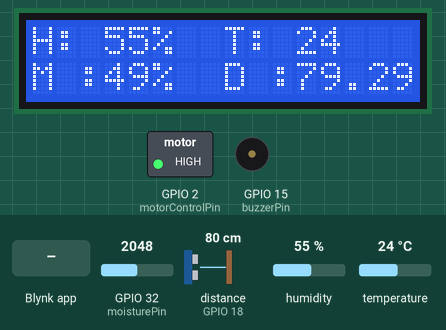
Simulated run of this sketch. Board: ESP32. Shown: 16×2 character LCD, switched loads named in the sketch (green lamp = pin HIGH), buzzer (waves = sounding, pin HIGH). Wiring (inferred from the names in the program): ultrasonic range finder: trigger GPIO 5; echo GPIO 18. The test bench sets the inputs (shaded band); at power-on: distance to the obstacle (sensor on GPIO 18) 80 cm, GPIO 32 (moisturePin) = 2048, humidity 55 %, temperature 24 °C. The echo pulse lasts 58.3 µs per cm; pins used as bus, display or sensor lines are not drawn; what the sketch prints to the serial monitor is not drawn.

Above: at 4.6 s.
4.7 s: distance to the obstacle (sensor on GPIO 18) set to 7 cm
At 7.2 s:
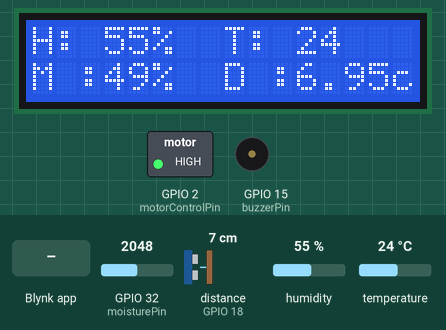
14.6 s: distance to the obstacle (sensor on GPIO 18) set to 4 cm
At 19.8 s:
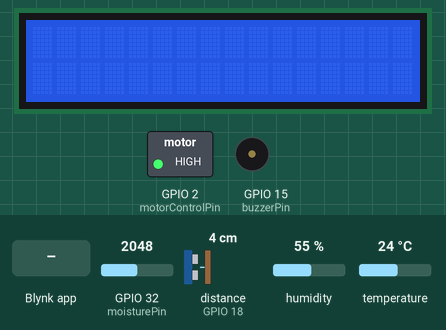
23.4 s: GPIO 32 (moisturePin) set to 3972
At 24.4 s:
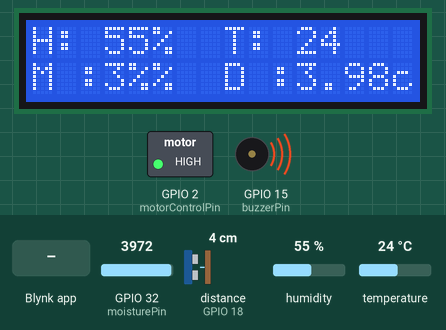
26.0 s: Blynk app writes 0 to V0
At 27.5 s:
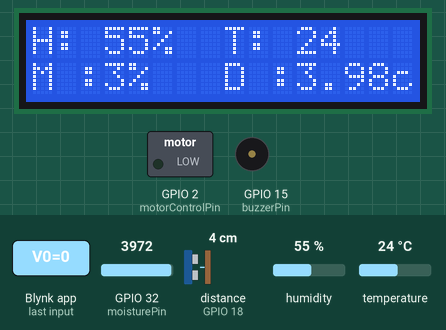
27.9 s: humidity set to 22 %
At 28.3 s:
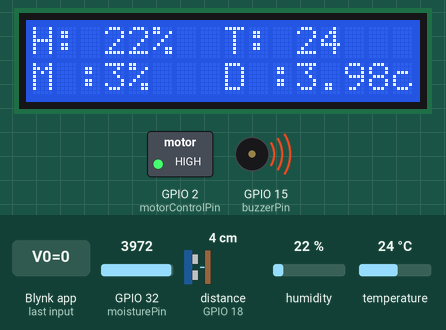
29.5 s: temperature set to 12 °C
At 33.0 s:
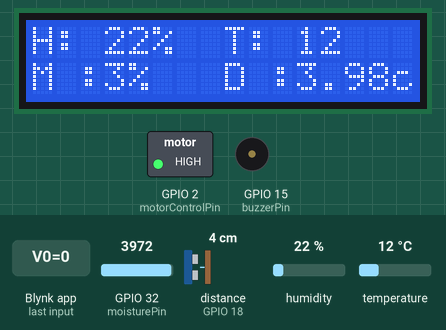
Timing chart, 0 to 34.5 s (numbered marks = the images above; inputs shaded):
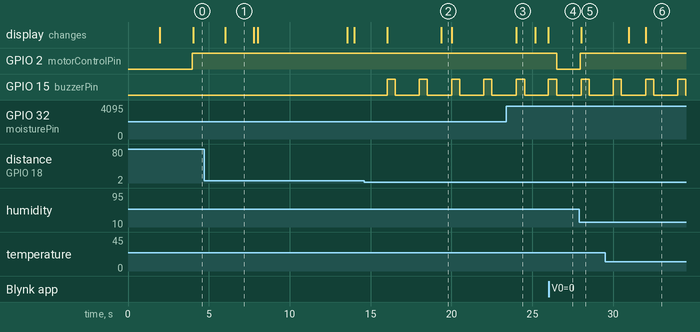

The sketch:

finalCode.ino
```cpp
#define BLYNK_TEMPLATE_ID "TMPL6YpEK4W37"
#define BLYNK_TEMPLATE_NAME "switch"

#define BLYNK_FIRMWARE_VERSION        "0.1.0"
#define BLYNK_PRINT Serial
#define APP_DEBUG

#include "BlynkEdgent.h"

#include "DHT.h"
#include <LiquidCrystal_I2C.h>

#define DHTPIN 4
#define DHTTYPE DHT11
DHT dht(DHTPIN, DHTTYPE);

// Pins
const int trigPin = 5;
const int echoPin = 18;
const int buzzerPin = 15;
const int moisturePin = 32; //the analog pin
const int motorControlPin = 2;

// LCD
const int lcdColumns = 16;
const int lcdRows = 2;
LiquidCrystal_I2C lcd(0x27, lcdColumns, lcdRows);

// Constants
#define SOUND_SPEED 0.034
int soilMoisture;
BlynkTimer timer; //create an object named timer of class BlynkTimer

// Function prototypes
void setup();
void readTemperatureAndHumidity();
void displayTemperatureAndHumidity(float temperature, float humidity);
void ultrasonicSensor();
void moistureSensor();

void setup()
{
  Serial.begin(115200);

  delay(100);
  BlynkEdgent.begin();

  Serial.println(F("DHTxx test!"));

  pinMode(motorControlPin, OUTPUT);
  digitalWrite(motorControlPin, LOW);

  pinMode(moisturePin, INPUT);
  pinMode(buzzerPin, OUTPUT);
  pinMode(trigPin, OUTPUT);
  pinMode(echoPin, INPUT);

  dht.begin();
  lcd.init();
  lcd.backlight();

  timer.setInterval(2000L, moistureSensor); //timer will run every two secs
  timer.setInterval(2000L, readTemperatureAndHumidity); //timer will run every two secs
  timer.setInterval(2000L, ultrasonicSensor); //timer will run every two secs
  timer.setInterval(5800L, lcdClear); //lcd will get cleared every 5.8 secs
}

void loop() {
  BlynkEdgent.run();
  timer.run();
}

BLYNK_WRITE(V0) {
  int value = param.asInt();
  if (value) {
    digitalWrite(motorControlPin, HIGH);
  } else {
    digitalWrite(motorControlPin, LOW);
  }
}

void readTemperatureAndHumidity() {
  float h = dht.readHumidity();
  float t = dht.readTemperature();
  float f = dht.readTemperature(true);

  if (isnan(h) || isnan(t) || isnan(f)) {
    Serial.println(F("Failed to read from DHT sensor!"));
    return;
  }

  displayTemperatureAndHumidity(t, h);

  Blynk.virtualWrite(V2, h); //writes humidity
  Blynk.virtualWrite(V3, t); //write temperature
}

void displayTemperatureAndHumidity(float temperature, float humidity) {
  lcd.setCursor(0, 0);
  lcd.print("H: " + String(int(humidity)) + "%");

  lcd.setCursor(8, 0);
  lcd.print("T: " + String(int(temperature)));
}

void ultrasonicSensor() {
  digitalWrite(trigPin, LOW);
  delayMicroseconds(2);
  digitalWrite(trigPin, HIGH);
  delayMicroseconds(10);
  digitalWrite(trigPin, LOW);

  long duration = pulseIn(echoPin, HIGH);
  float distanceCm = duration * SOUND_SPEED / 2;

  Serial.print("Distance (cm): ");
  Serial.println(distanceCm);

  lcd.setCursor(8, 1);
  lcd.print("D :" + String(distanceCm) + "cm");

  if (distanceCm < 5) {
    digitalWrite(buzzerPin, HIGH);
    delay(500);
    digitalWrite(buzzerPin, LOW);
    Serial.println("BEEP!!!");
  } else {
    digitalWrite(buzzerPin, LOW);
  }

  Blynk.virtualWrite(V1, distanceCm);
}

void moistureSensor() {
  soilMoisture = analogRead(moisturePin);
  Serial.println("Soil Moisture : " + String(soilMoisture));

  int moisturePercentage = map(soilMoisture, 4095, 0, 0, 100);
  Blynk.virtualWrite(V4, moisturePercentage);

  lcd.setCursor(0, 1);
  lcd.print("M :" + String(moisturePercentage) + "%");

  if (soilMoisture < 30) { //if soil is dry and moisture level is less than 30 percent
    Serial.println("Soil is DRY!");
    digitalWrite(motorControlPin, LOW); //when soil is dry, motor will stay off
    lcd.setCursor(0, 0);
  } else { //if moisture percentage is more than 30 percent then
    Serial.println("Soil is MOIST!");
    digitalWrite(motorControlPin, HIGH); //when soil is moist, motor is work
    lcd.setCursor(0, 0);
  }
}

void lcdClear() {
  lcd.clear();
}
```

Measured:
- the behaviour switches between 6 and 5 cm on distance to the obstacle (sensor on GPIO 18) (found by bisection; images 1 and 2)
- after the input at 4.7 s, the display: changes after 1.3 s (image 1)
- after the input at 14.6 s, GPIO 15 (buzzerPin): alternates HIGH for 0.50 s and LOW for 1.5 s, starting after 1.4 s; the display: first changes after 1.4 s (image 2 shows a later state)
- after the input at 23.4 s, the display: changes after 0.62 s (image 3)
- after the input at 26.0 s, GPIO 2 (motorControlPin): HIGH → LOW after 0.50 s
- after the input at 27.9 s, the display: changes after 0.12 s (image 5)
- after the input at 29.5 s, the display: first differs from a run without the input after 2.5 s (image 6)
